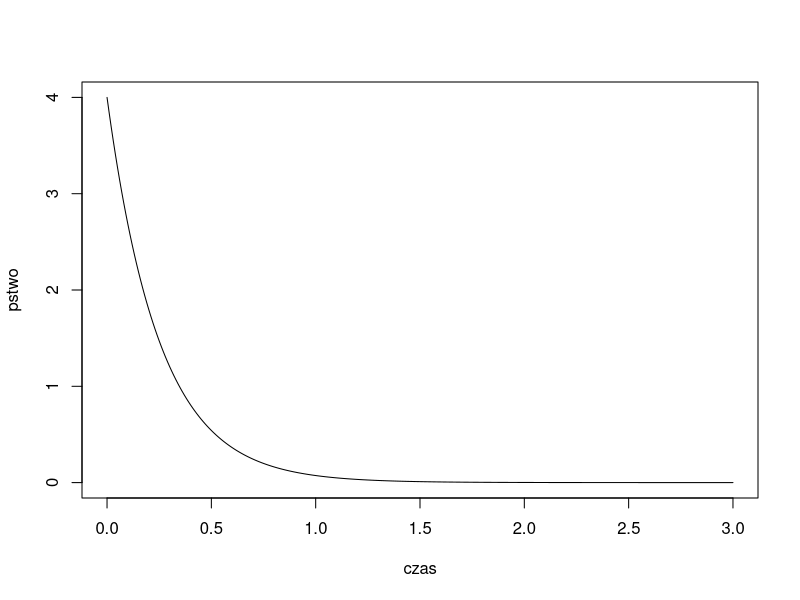

This chart was generated by the following R code:
pexp(q=0.5, rate=4, lower.tail=FALSE)
pexp(q=1/3, rate=4)
pexp(q=4/3, rate=4)-pexp(q=2/3, rate=4)
qexp(p=0.2, rate=4, lower.tail = FALSE)
czas<-seq(0.00, 3.00, 0.01)
pstwo<-dexp(x=czas, rate=4)
plot(x=czas, y=pstwo, type="l")